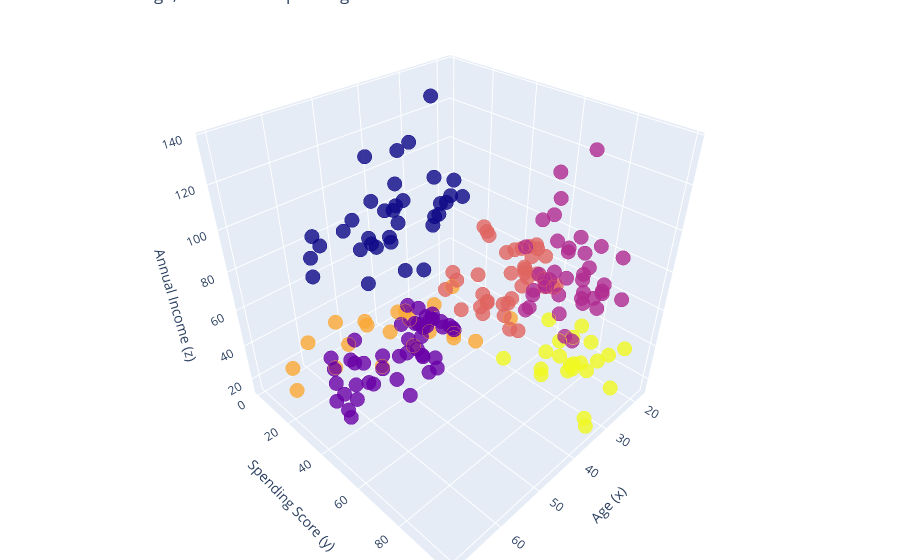

Notebook code for this chart:
### Code cell
import plotly as py
import plotly.graph_objs as go

age = df['Age']
spendingScore = df['Spending Score (1-100)']
income = df['Annual Income (k$)']

trace1 = go.Scatter3d(
    x= age,
    y= spendingScore,
    z= income,
    mode='markers',
     marker=dict(
        color = df['cluster'], 
        size= 5,
        line=dict(
            color= df['cluster'],
            width= 12
        ),
        opacity=0.8
     )
)
data = [trace1]
layout = go.Layout(
    title= 'Clusters wrt Age, Income and Spending Scores',
    scene = dict(
            xaxis = dict(title  = 'Age (x)'),
            yaxis = dict(title  = 'Spending Score (y)'),
            zaxis = dict(title  = 'Annual Income (z)')
        )
)
fig = go.Figure(data=data, layout=layout)

fig.update_layout(
    autosize=True,
    margin=dict(l=0, r=0, b=0, t=0),
    scene=dict(
        aspectmode='cube'
    )
)
py.offline.iplot(fig)

### Figure 1 — Plotly figure (JSON) as saved in the notebook; plotly's stock layout.template omitted (floating-point values rounded to 4 significant figures; data arrays with more than 128 entries replaced by an {"elided": "..."} marker saying what was removed)
{"data": [{"marker": {"color": {"elided": "200 int values"}, "line": {"color": {"elided": "200 int values"}, "width": 12}, "opacity": 0.8, "size": 5}, "mode": "markers", "type": "scatter3d", "x": {"elided": "200 int values"}, "y": {"elided": "200 int values"}, "z": {"elided": "200 int values"}}], "layout": {"autosize": true, "margin": {"b": 0, "l": 0, "r": 0, "t": 0}, "scene": {"aspectmode": "cube", "xaxis": {"title": {"text": "Age (x)"}}, "yaxis": {"title": {"text": "Spending Score (y)"}}, "zaxis": {"title": {"text": "Annual Income (z)"}}}, "title": {"text": "Clusters wrt Age, Income and Spending Scores"}}}
